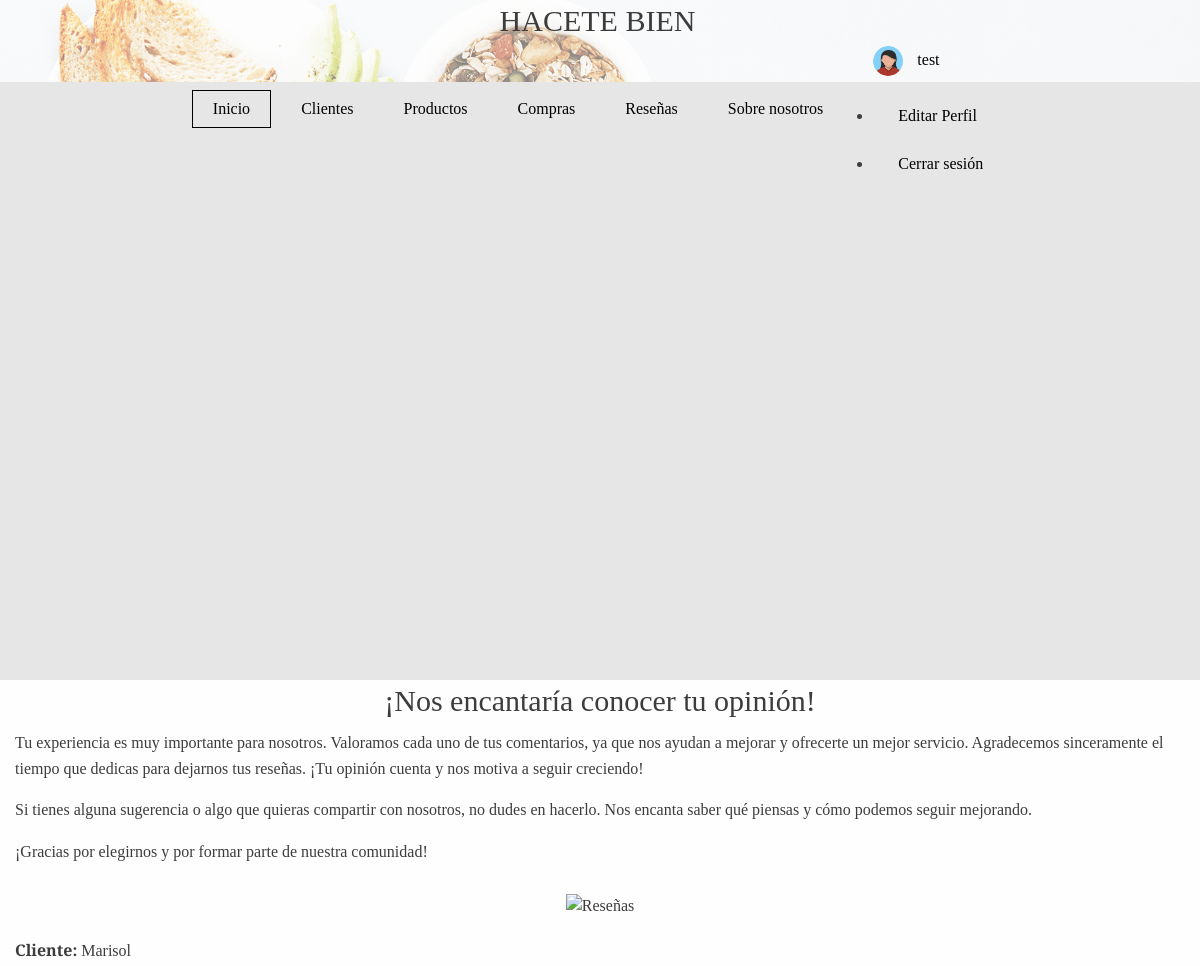
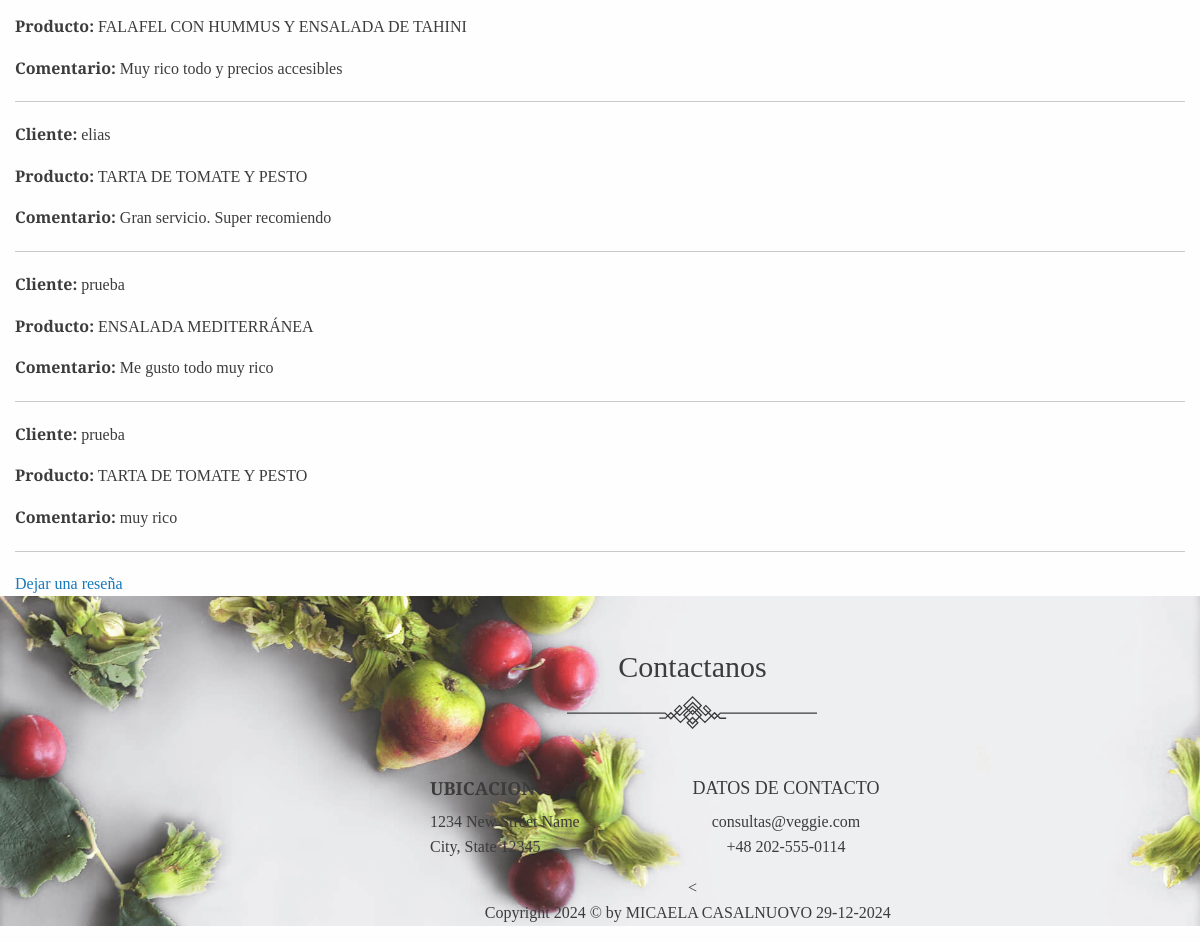
Screenshot of /App/resenas/ (signed in) with the database file from the repository (2 pictures, top to bottom).
### Users/models.py (models this page shows, shortened)
class Avatar(models.Model):
    user = models.OneToOneField(User, on_delete=models.CASCADE, null=True, blank=True)
    imagen = models.ImageField(upload_to='avatars/', null=True, blank=True)

### App/models.py (models this page shows, shortened)
class ModeloReseña(models.Model):
    cliente = models.ForeignKey(ModeloCliente, on_delete=models.CASCADE)
    producto = models.ForeignKey(ModeloProducto, on_delete=models.CASCADE)
    comentario = models.TextField()

class ModeloCliente(models.Model):
    nombre = models.CharField(max_length=100)
    apellido = models.CharField(max_length=100)
    dni = models.CharField(max_length=20, unique=True)
    direccion = models.TextField()
    celular = models.CharField(max_length=20)

class ModeloProducto(models.Model):
    sku = models.CharField(max_length=50, unique=True)
    descripcion = models.TextField()
    stock = models.PositiveIntegerField()
    precio = models.DecimalField(max_digits=10, decimal_places=2)

### App/views.py (the view)
# urls.py: path('resenas/', views.resenas, name='resenas'),
def resenas(request):
    reseñas = ModeloReseña.objects.all()
    return render(request, 'App/resenas.html', {'reseñas': reseñas})

### App/templates/App/resenas.html
{% extends "App/base.html" %}
{% load static %}
{% block main %}
<section id="reseñas" class="reviews-section">
    <div class="container">
        <h2 class="header-txt">¡Nos encantaría conocer tu opinión!</h2>
        <p class="reviews-text">Tu experiencia es muy importante para nosotros. Valoramos cada uno de tus comentarios, ya que nos ayudan a mejorar y ofrecerte un mejor servicio. Agradecemos sinceramente el tiempo que dedicas para dejarnos tus reseñas. ¡Tu opinión cuenta y nos motiva a seguir creciendo!</p>
        <p class="reviews-text">Si tienes alguna sugerencia o algo que quieras compartir con nosotros, no dudes en hacerlo. Nos encanta saber qué piensas y cómo podemos seguir mejorando.</p>
        <p class="reviews-text">¡Gracias por elegirnos y por formar parte de nuestra comunidad!</p>
        <div class="reseñas-image" style="text-align: center; margin-top: 30px;">
            <img src="https://i.ibb.co/tLd5tKW/RESE-AS.png" alt="Reseñas" style="max-width: 300px; margin-bottom: 20px;">
        </div>
        <div class="reviews-list">
            {% for reseña in reseñas %}
                <div class="reseña">
                    <p><strong>Cliente:</strong> {{ reseña.cliente.nombre }}</p>
                    <p><strong>Producto:</strong> {{ reseña.producto.descripcion }}</p>
                    <p><strong>Comentario:</strong> {{ reseña.comentario }}</p>
                    <hr>
                </div>
            {% empty %}
                <p>No hay reseñas disponibles.</p>
            {% endfor %}
        </div>
        <div class="add-review-btn">
            <a href="{% url 'dejar_resena' %}" class="btn">Dejar una reseña</a>
        </div>
    </div>
</section>
{% endblock main %}

### App/templates/App/base.html (shortened to what this page needs)
<!doctype html>
{% load static %}
<html class="no-js" lang="en">
<head>
    <link rel="stylesheet" href="{% static 'App/css/app.css' %}">
    <link rel="stylesheet" type="text/css" href="https://cdnjs.cloudflare.com/ajax/libs/slick-carousel/1.7.1/slick.css" />
    <link rel="stylesheet" type="text/css" href="https://cdnjs.cloudflare.com/ajax/libs/slick-carousel/1.7.1/slick-theme.css" />
</head>
<body>
    <header class="site-header">
        <div class="container">
            <div class="header-content">
                <div class="top-menu  scroll-reveal">
                    <div class="menu">
                        <nav id="main-nav" data-animate="menu-in menu-out">
                            <ul class="main-navigation">
                                <ul class="main-navigation">
                                    <li><a class="m-active" href="{% url 'inicio' %}" data-text="Inicio">Inicio</a></li>
                                    <li><a class="m-anim" href="{% url 'clientes' %}" data-text="Clientes">Clientes</a></li>
                                    <li><a class="m-anim" href="{% url 'productos' %}" data-text="Productos">Productos</a></li>
                                    <li><a class="m-anim" href="{% url 'compra' %}" data-text="Compras">Compras</a></li>
                                    <li><a class="m-anim" href="{% url 'resenas' %}" data-text="Reseñas">Reseñas</a></li>
                                    <li><a class="m-anim" href="{% url 'about' %}" data-text="Sobre nosotros">Sobre nosotros</a></li>
                                    {% if user.is_authenticated %}
                                    <li class="nav-item dropdown">
                                        <a class="nav-link dropdown-toggle" href="#" id="navbarDropdown" role="button" data-bs-toggle="dropdown" aria-expanded="false">
                                            {% if user.avatar %}
                                                <img src="{{ user.avatar.imagen.url }}" alt="Avatar"
                                                     style="width: 30px; height: 30px; border-radius: 50%; object-fit: cover; margin-right: 10px;" />
                                            {% else %}
                                                <img src="{% static 'default-avatar.png' %}" alt="Avatar"
                                                     style="width: 30px; height: 30px; border-radius: 50%; object-fit: cover; margin-right: 10px;" />
                                            {% endif %}
                                            {{ user.username }}
                                        </a>
                                        <ul class="dropdown-menu" aria-labelledby="navbarDropdown">
                                            <li><a class="dropdown-item" href="{% url 'cambiar_email_y_contrasena' %}" data-text="Editar Perfil">Editar Perfil</a></li>
                                            <li><a class="dropdown-item" href="{% url 'Logout' %}" data-text="Cerrar sesión">Cerrar sesión</a></li>
                                        </ul>
                                    </li>
                                {% else %}
                                    <li><a class="m-anim" href="{% url 'Login' %}" data-text="Login">Iniciar sesión</a></li>
                                {% endif %}
                                </ul>
                        </nav>
                    </div>
                </div>
            </div>
        </div>
        <div class="slider">
            <div class="a-slide slide1">
                <div class="container">
                    <div class="bottom-section scroll-reveal" data-origin="right" data-distance="20%">
                        <h1 class="header-txt">HACETE BIEN</h1>
                    </div>
                </div>
            </div>
        </div>
    </header>
</body>
    {% block main  %}
    {% endblock main  %}
    <footer id="contact-us">
        <div class="container">
            <div class="footer-content">
                <h1 class="header-txt scroll-reveal">Contactanos</h1>
                <div class="divider scroll-reveal">
                </div>
                <div class="contact-info scroll-reveal">
                    <div class="info-address">
                        <h3>Ubicacion</h3>
                        <p>1234 New Street Name<br>City, State 12345</p>
                    </div>
                    <div class="Datos de contacto">
                        <h3>Datos de contacto</h3>
                        <p>consultas@veggie.com<br>+48 202-555-0114</p>
                    </div>
                </div>
                <
            </div>
            <p class="copy-info">Copyright 2024 © by MICAELA CASALNUOVO 29-12-2024</p>
        </div>
    </footer>
</body>
</html>

### rows the page displays
ModeloReseña: cliente.nombre "Marisol", producto.descripcion "FALAFEL CON HUMMUS Y ENSALADA DE TAHINI", comentario "Muy rico todo y precios accesibles"
ModeloReseña: cliente.nombre "elias", producto.descripcion "TARTA DE TOMATE Y PESTO", comentario "Gran servicio. Super recomiendo"
ModeloReseña: cliente.nombre "prueba", producto.descripcion "ENSALADA MEDITERRÁNEA", comentario "Me gusto todo muy rico"
ModeloReseña: cliente.nombre "prueba", producto.descripcion "TARTA DE TOMATE Y PESTO", comentario "muy rico"

### other values shown
{{ user.username }} "test"
